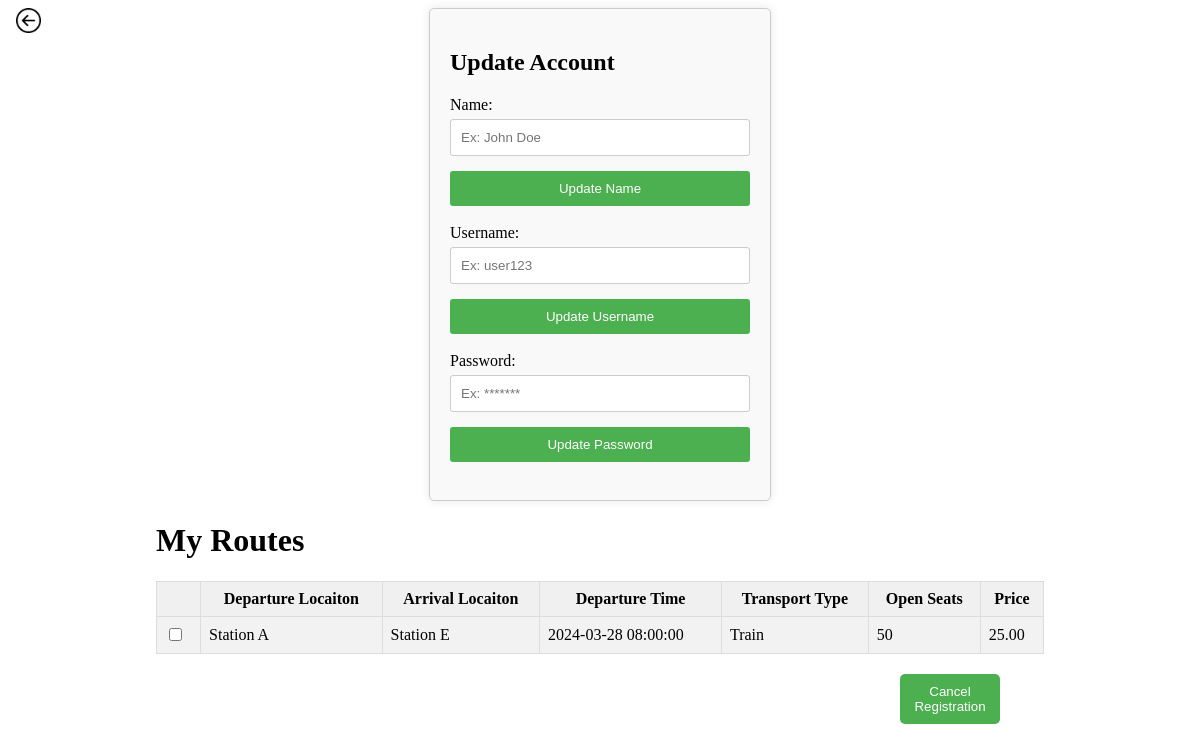
The app's page /account.php?username=user1 with its own data.
### tables this page shows
CREATE TABLE Routes (
    RouteID INT PRIMARY KEY AUTO_INCREMENT,
    DepartureLocationID INT NOT NULL,
    ArrivalLocationID INT NOT NULL,
    DepartureTime DATETIME NOT NULL,
    TransportType VARCHAR(10) NOT NULL,
    OpenSeats INT NOT NULL,
    Price NUMERIC(5,2) NOT NULL,
    FOREIGN KEY (DepartureLocationID) REFERENCES Station(StationID),
    FOREIGN KEY (ArrivalLocationID) REFERENCES Station(StationID)
);

CREATE TABLE Station (
    StationID INT PRIMARY KEY AUTO_INCREMENT,
    StationName VARCHAR(100) NOT NULL,
    Gates INT NOT NULL
);

### account.php (the view, shortened to what this page needs)
<!DOCTYPE html>
<html lang="en">
<head>
</head>
<body>
    <?php
    $servername = "localhost";
    $username = "root";
    $password = "edwArd1608!";
    $database = "transport";
    $conn = new mysqli($servername, $username, $password, $database);
    $username = $_GET['username'];
    ?>
    <div class="form-container">
        <h2>Update Account</h2>
        <form action="" method="post" id="name_form">
            <label>Name:</label>
            <input type="text" name="new_name" placeholder="Ex: John Doe" required><br>
            <input type="submit" name="update_name" value="Update Name"><br><br>
        </form>
        <form action="" method="post" id="username_form">
            <label>Username:</label>
            <input type="text" name="new_username" placeholder="Ex: user123" required><br>
            <input type="submit" name="update_username" value="Update Username"><br><br>
        </form>
        <form action="" method="post" id="password_form">
            <label>Password:</label>
            <input type="text" name="new_password" placeholder="Ex: *******" required><br>
            <input type="submit" name="update_password" value="Update Password"><br><br>
        </form>
    </div>
    <?php
    function load_routes($conn, $text){
        $result = mysqli_query($conn, $text);
        if ($result) {
            echo "<div style='width=75%'>";
            echo "<h1 style='margin-left: 12.5%;'>My Routes</h1>";
            echo "<form id='registrationForm' method='post'>";
            echo "<table id='myTable' border='1' style='margin: auto;'>";
            echo "<tr>";
            echo "<th></th>";
            echo "<th>Departure Locaiton</th>";
            echo "<th>Arrival Locaiton</th>";
            echo "<th>Departure Time</th>";
            echo "<th>Transport Type</th>";
            echo "<th>Open Seats</th>";
            echo "<th>Price</th>";
            echo "</tr>";
            while ($row = $result->fetch_assoc()) {
                echo "<tr>";
                    echo "<td><input type='checkbox' name='row[]' value='{$row['RouteID']}'></td>";
                    echo "<td>{$row['DepartureLocation']}</td>";
                    echo "<td>{$row['ArrivalLocation']}</td>";
                    echo "<td>{$row['DepartureTime']}</td>";
                    echo "<td>{$row['TransportType']}</td>";
                    echo "<td>{$row['OpenSeats']}</td>";
                    echo "<td>{$row['Price']}</td>";
                echo "</tr>";
            }
            echo "</table>";
            echo "<button type='submit' class='register-button' name='register'>Cancel Registration</button>";
            echo "</form>";
            echo "<div>";
        } else {
            echo "Error: " . $conn->error;
        }
    }
        $text = "select s1.StationName as DepartureLocation, s2.StationName as ArrivalLocation, r.DepartureTime, r.TransportType, r.OpenSeats, r.Price, r.RouteID
                    from Passenger p
                    join takes t on p.PassengerID = t.PassengerID
                    join routes r on r.RouteID = t.RouteID
                    right join station s1 on r.DepartureLocationID = s1.StationID
                    right join station s2 on r.ArrivalLocationID = s2.StationID
                    WHERE p.username = '$username';";
        load_routes($conn, $text);
    ?>
<div style="position: fixed; top: 8px; left: 16px;">
    <form action="home.php" method="get">
        <button type="submit" style="background: none; border: none; padding: 0; margin: 0; cursor: pointer;">
            <img src="back-button.png" alt="Button" width="25" height="25">
        </button>
    </form>
</div>
</body>
</html>

### account.php (style rules this page uses)
.form-container { width: 300px; margin: 0 auto; padding: 20px; border: 1px solid #ccc; border-radius: 5px; box-shadow: 0 0 10px rgba(0, 0, 0, 0.1); background-color: #f9f9f9; }
.form-container input[type=text] { width: 100%; padding: 10px; margin: 5px 0; box-sizing: border-box; border: 1px solid #ccc; border-radius: 3px; }
.form-container input[type=submit] { width: 100%; padding: 10px; margin-top: 10px; box-sizing: border-box; border: none; border-radius: 3px; background-color: #4CAF50; color: white; cursor: pointer; }
table { width: 75%; margin: 20px; top: 50%; border-collapse: collapse; }
tr:nth-child(even) { background-color: #f2f2f2; }
td, th { padding: 8px; border: 1px solid #ddd; }
th { background-color: #f0f0f0; color: black; }
.register-button { position: absolute; margin: 20px; right: 15%; width: 100px; padding: 10px; background-color: #4CAF50; color: white; border: none; border-radius: 5px; cursor: pointer; }

### records on screen
routes: DepartureLocationID.StationName "Station A", ArrivalLocationID.StationName "Station E", DepartureTime "2024-03-28 08:00:00", TransportType "Train", OpenSeats "50", Price "25.00"
